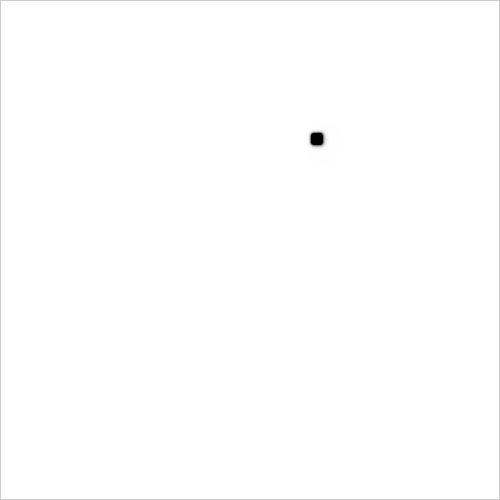
Frame 1 (no input)
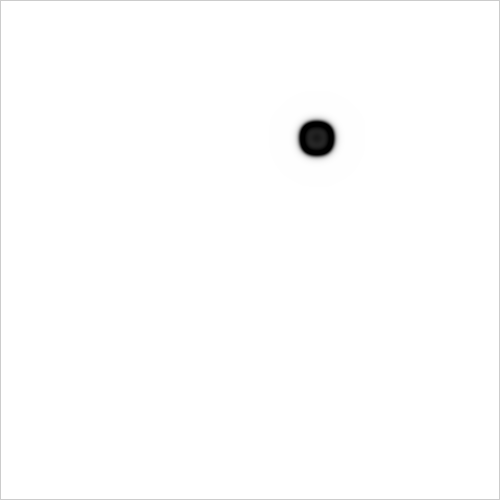
Frame 60 (the mouse pressed at the canvas centre just before this capture)
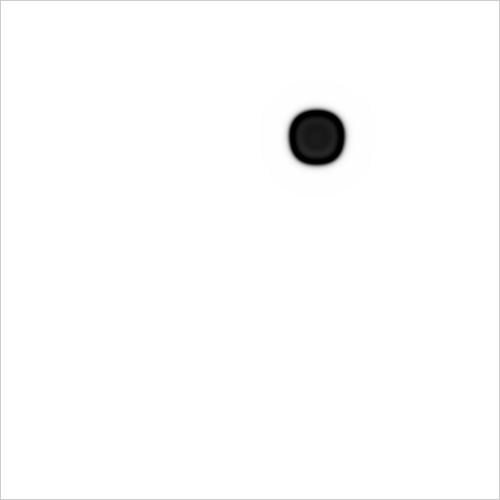
Frame 120 (the mouse held since frame 60 and released just before this capture)

The Processing sketch that drew these frames (run headless with seeded random() and noise(); from frame 60 on, the mouse is pressed at the canvas centre):

// Processing sketch: generative_art_j138
// ── generative_art_j138.pde
Cell[][] grid;
Cell[][] prev;
int size = 15;
int startx, starty;
int xmin, xmax, ymin, ymax;

void setup() {
  size(500, 500);
  frameRate(30);
  smooth();
  noFill();
  grid = new Cell[width][height];
  prev = new Cell[width][height];

  for (int i = 0; i < width; i++) {
    for (int j = 0; j < height; j ++) {
      float a = 1;
      float b = 0;
      grid[i][j] = new Cell(a, b);
      prev[i][j] = new Cell(a, b);
    }
  }

  for (int n = 0; n < 1; n++) {
    startx = int(random(20, width-20));
    starty = int(random(20, height-20));

    for (int i = startx-5; i < startx+5; i++) {
      for (int j = starty-5; j < starty+5; j ++) {
        float a = 1;
        float b = 1;
        grid[i][j] = new Cell(a, b);
        prev[i][j] = new Cell(a, b);
      }
    }
  }
}

float dA = 1.0;
float dB = 0.5;
float feed = 0.055;
float k = 0.062;

class Cell {
  float a;
  float b;

  Cell(float a_, float b_) {
    a = a_;
    b = b_;
  }
}


void update() {
  //if (frameCount%50 == 0) size++;
  xmin = constrain(startx-size, 1, width-1);
  xmax = constrain(startx+size, 1, width-1);
  ymin = constrain(starty-size, 1, height-1);
  ymax = constrain(starty+size, 1, height-1);
  for (int i = xmin; i < xmax; i++) {
    for (int j = ymin; j < ymax; j ++) {
      feed = map(i, 0, width, 0.05, 0.06);
      k = map(j, 0, height, 0.057, 0.067);
      Cell spot = prev[i][j];
      Cell newspot = grid[i][j];

      float a = spot.a;
      float b = spot.b;

      float laplaceA = 0;
      float laplaceAa = 0;
      float laplaceAb = 0;
      laplaceA += a*-1;
      laplaceAa += prev[i+1][j].a;
      laplaceAa += prev[i-1][j].a;
      laplaceAa += prev[i][j+1].a;
      laplaceAa += prev[i][j-1].a;
      laplaceAb += prev[i-1][j-1].a;
      laplaceAb += prev[i+1][j-1].a;
      laplaceAb += prev[i-1][j+1].a;
      laplaceAb += prev[i+1][j+1].a;
      laplaceA += laplaceAa*0.2 + laplaceAb*0.05;

      float laplaceB = 0;
      float laplaceBa = 0;
      float laplaceBb = 0;
      laplaceB += b*-1;
      laplaceBa += prev[i+1][j].b;
      laplaceBa += prev[i-1][j].b;
      laplaceBa += prev[i][j+1].b;
      laplaceBa += prev[i][j-1].b;
      laplaceBb += prev[i-1][j-1].b;
      laplaceBb += prev[i+1][j-1].b;
      laplaceBb += prev[i-1][j+1].b;
      laplaceBb += prev[i+1][j+1].b;
      laplaceB += laplaceBa*0.2 + laplaceBb*0.05;

      newspot.a = a + (dA*laplaceA - a*b*b + feed*(1-a))*1;
      newspot.b = b + (dB*laplaceB + a*b*b - (k+feed)*b)*1;

      newspot.a = constrain(newspot.a, 0, 1);
      newspot.b = constrain(newspot.b, 0, 1);
    }
  }
}

void swap() {
  /**Cell[][] temp = prev;
  prev = grid;
  grid = temp;**/
  grid = prev;
}

void draw() {
  //background(1);
  //println(frameRate);

  size = 600;//15 + frameCount/12;
  for (int i = 0; i < 7; i++) {
    update();
    swap();
  }

  loadPixels();
  for (int i = 1; i < width-1; i++) {
    for (int j = 1; j < height-1; j ++) {
      Cell spot = grid[i][j];
      float a = spot.a;
      float b = spot.b;
      int pos = i + j * width;
      pixels[pos] = color((a-b)*255);
    }
  }
  updatePixels();
  /**line(xmin, ymin, xmin+2*size, ymin);
  line(xmin, ymin, xmin, ymin + 2*size);
  line(xmin + 2*size, ymin, xmin + 2*size, ymin + 2*size);
  line(xmin, ymin + 2*size, xmin + 2*size, ymin + 2*size);**/
}
